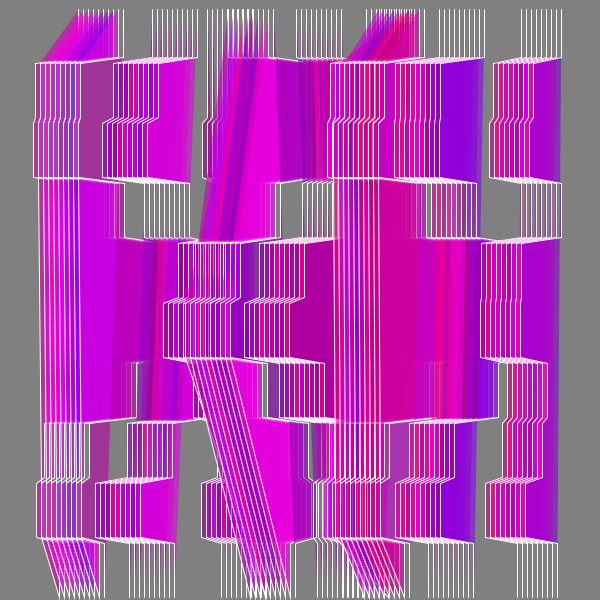
Frame 1 (no input)
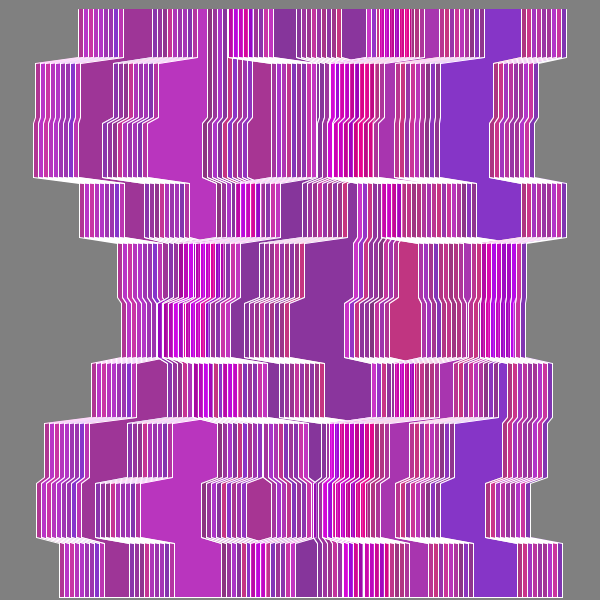
Frame 60 (the mouse pressed at the canvas centre just before this capture)
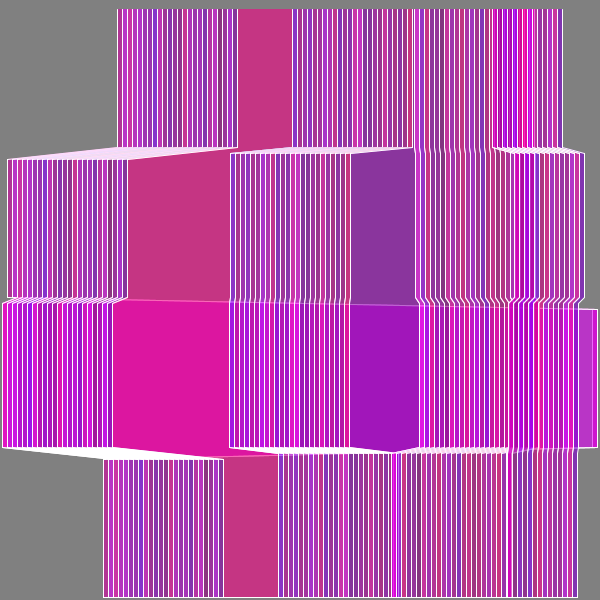
Frame 120 (the mouse held since frame 60 and released just before this capture)

The Processing sketch that drew these frames (run headless with seeded random() and noise(); from frame 60 on, the mouse is pressed at the canvas centre):

// Processing sketch: noise02
// ── noise02.pde
/* OpenProcessing Tweak of *@*http://www.openprocessing.org/sketch/155099*@* */
/* !do not delete the line above, required for linking your tweak if you upload again */
int nben=100;
int nberangs=90;
float cellheight;
float offx;
Cell [] []cells=new Cell[nben][nberangs];
void setup() {
  size(600, 600);
  frameRate(200);
  background(0);
  rectMode(CENTER);
  noFill();
  stroke(255);
  //noStroke();
  //strokeWeight(.3);
  cellheight=height/nben;
  offx=(width-150)/nberangs;
  for (int r=0; r<nberangs; r++) {
    for (int i=0; i<nben; i++) {
      cells[i][r]=(new Cell(i, r));
    }
  }
}
void draw() {
  background(128);
  for (int r=0; r<nberangs-1; r++) {
    beginShape();
    fill(cells[0][r].col);
    for (int i=0; i<nben; i++) {
      cells[i][r].display();
      if(i>0 && abs(cells[i][r].x-cells[i-1][r].x)<100){
        vertex(cells[i][r].x, cells[i][r].y);
      }
//      else{
//        endShape();
//        beginShape();
//        vertex(cells[i][r].x, cells[i][r].y);
//      }
    }
    for (int i=nben-1; i>=0; i--) {
      cells[i][r+1].display();
      if(i>0 && abs(cells[i][r+1].x-cells[i-1][r+1].x)<100){
        vertex(cells[i][r+1].x, cells[i][r+1].y);
      }
//      else{
//        endShape();
//        beginShape();
//        vertex(cells[i][r+1].x, cells[i][r+1].y);
//      }
    }
    endShape();
  }
}
class Cell {
  int n, p;
  float x, y;
  color col=color(128+random(128),0,128+random(128),150);
  Cell(int n, int p) {
    this.n=n;
    this.p=p;
    x=p*offx-60;
    y=cellheight/2+n*cellheight;
  }
  void display() {
    x=p*offx-60+noise(n/100,millis()/5000,sin(n/(10+mouseX/20))+cos(p/(10+mouseY/20)))*300;//*sin((n+frameCount)/100)//
    x=(x+width)%width;
  }
}
